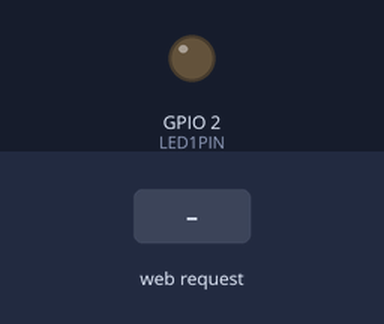
A program run on a simulated ESP32. Parts: output pins drawn as LEDs (lit = HIGH). Inputs (shaded band) come from the test bench. WiFi joins after 1.5 s; servers stay silent unless stated; storage starts empty; what the program prints to the serial monitor is not drawn.

Above: at 2.7 s.
2.8 s: HTTP request GET /ledon received
At 3.6 s:
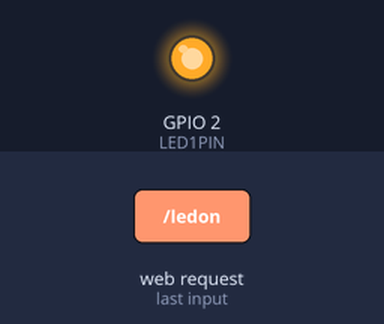
4.3 s: HTTP request GET /ledoff received
At 4.7 s:
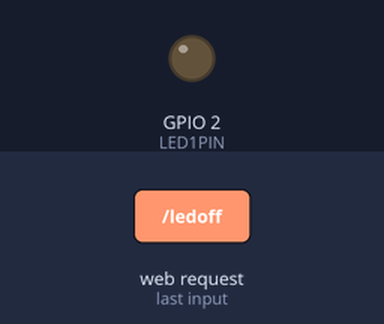
Timing chart, 0 to 7.3 s (numbered marks = the images above; inputs shaded):
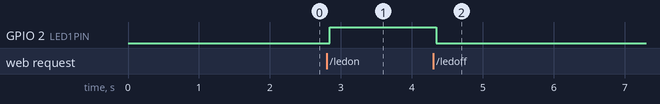

The program:

main.cpp
```cpp
#include <Arduino.h>
#include <ESPAsyncWebServer.h>
#include <Adafruit_Sensor.h>
#include <DHT.h>
#include <SPIFFS.h>

#define DHTPIN 32        //以GPIP32讀取DHT11資料
#define DHTTYPE DHT11
#define LED1PIN 2

DHT dht(DHTPIN, DHTTYPE);  //建立DHT11 資料腳位為GPIO32
AsyncWebServer server(80); //建立端口為80的伺服器物件

//****用於WiFi連線之識別名稱、密碼*************************
const char *ssid = "jiaphone"; //WiFi識別名稱
const char *pass = "jia418009"; //WiFi密碼

//****DHT11讀取溫度***************************************
/*
  API:
      readTemperature() 返回DHT11之溫度
      readHumidity()    返回DHT11之濕度
*/
String ReadTemperature(){
  float temperature = dht.readTemperature();
  if(isnan(temperature)){
    //Serial.println("讀取dht11 溫度 失敗");
    return "";
  }
  return String(int(temperature));
}
String ReadHumidity(){
  float h = dht.readHumidity();
  if(isnan(h)){
    //Serial.println("dht11讀取濕度 失敗");
    return "";
  }
  return String(int(h));
}
//**********************************************************
void setup(){

  Serial.begin(115200);
  dht.begin();  //初始化DHT11並開始讀取資料
  pinMode(LED1PIN, OUTPUT);//GPIO2為輸出模式

  //****掛載ESP32 SPIFFS文件系統*****************************
  if(!SPIFFS.begin(true)){
    Serial.println("SPIFFS 掛載失敗");
  }
  else if(SPIFFS.begin(true)){
    Serial.println("成功掛載SPIFFS");
  }
  //*********************************************************
  //WiFi連線*************************************************
  WiFi.mode(WIFI_STA);
  WiFi.begin(ssid, pass);
  while(WiFi.status() != WL_CONNECTED){
    vTaskDelay(100 / portTICK_PERIOD_MS);
  }
  if(WiFi.status() == WL_CONNECTED){
    Serial.println("WiFi 連線成功");
    Serial.print("local IP:");
    Serial.print(WiFi.localIP());
    Serial.print("  RSSI:");
    Serial.println(WiFi.RSSI());
  }
  //*********************************************************
  //註冊Web Server收到特定請求後，執行所對應的回調函式***********

  server.on("/text", HTTP_GET, [](AsyncWebServerRequest *request){
    String t = ReadTemperature();
    String h = ReadHumidity();
    request -> send(200, "text/html", "JM Learning Hello world");
  });
  server.on("/monitor", HTTP_GET, [](AsyncWebServerRequest *request){
    request -> send(SPIFFS, "/monitor.html");
  });

  //從Server端讀值***********************************************************************
  server.on("/Temp", HTTP_GET, [](AsyncWebServerRequest *request){
    String t = ReadTemperature();
    request -> send(200, "text/html", t);
  });
  server.on("/Humidity", HTTP_GET, [](AsyncWebServerRequest *request){
    String h = ReadHumidity();
    request -> send(200, "text/html", h);
  });
  server.on("/ledon", HTTP_GET, [](AsyncWebServerRequest *request){
    String LED1State = "ON";
    digitalWrite(LED1PIN,HIGH);
    request -> send(200, "text/html", LED1State);
  });
    server.on("/ledoff", HTTP_GET, [](AsyncWebServerRequest *request){
    String LED1State = "OFF";
    digitalWrite(LED1PIN,LOW);
    request -> send(200, "text/html", LED1State);
  });
  //**************************************************************************************
  //開啟端口為80的AsyncWebServer，並進行監聽
  server.begin();

}

void loop(){
}
```

Measured:
- after the input at 2.8 s, GPIO 2 (LED1PIN): LOW → HIGH at once
- after the input at 4.3 s, GPIO 2 (LED1PIN): HIGH → LOW at once
